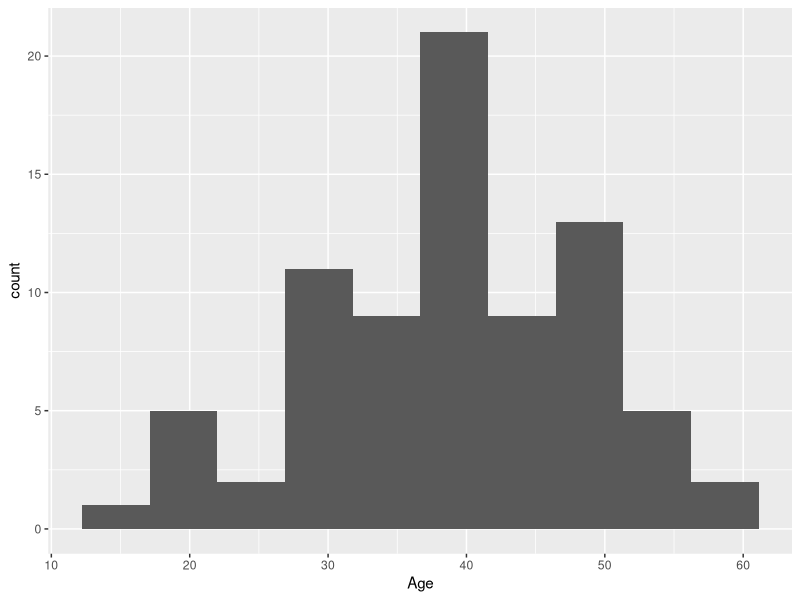
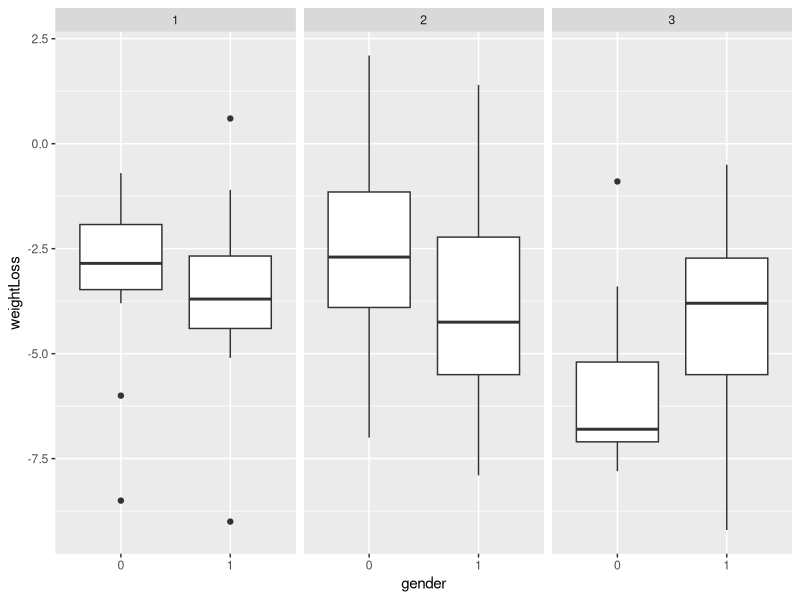
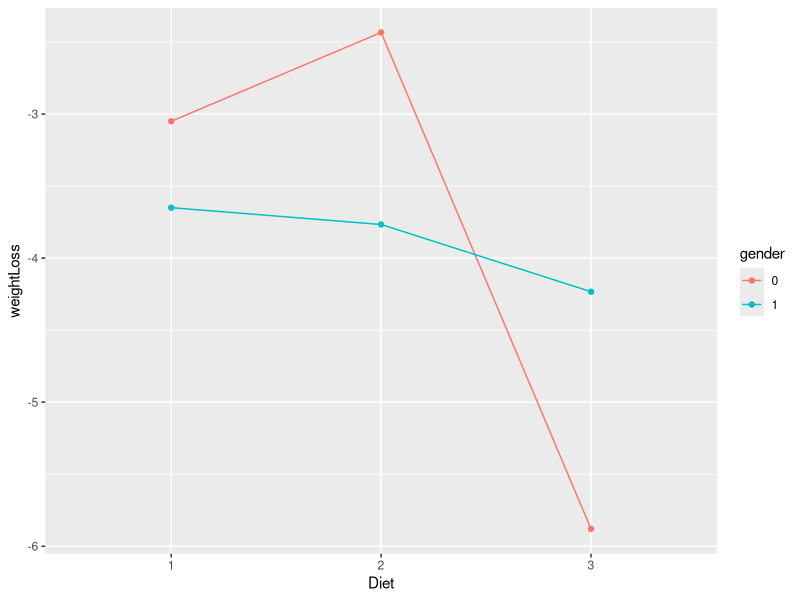

R code for these plots, in order:
## ---- chunk 1
library(tidyverse)
diet <- readr::read_csv('diet.csv')
head(diet)
## ---- chunk 2
diet <- diet %>% dplyr::mutate(weightLoss = weight6weeks - pre.weight) %>% dplyr::mutate(gender = as.factor(gender)) %>% dplyr::mutate(Diet = as.factor(Diet))
head(diet)
## ---- chunk 3
table(diet$Age)
## ---- chunk 4
quantile(diet$Age)
## ---- chunk 5
ggplot(diet, aes(x=Age)) + geom_histogram(bins = 10)
## ---- chunk 6
diet <- diet %>% dplyr::mutate(ageGrp = cut(Age, breaks=c(15,35,45,60)))
head(diet)
## ---- chunk 7
table(diet$ageGrp)
## ---- chunk 8
ggplot(diet, aes(x=gender, y=weightLoss)) + geom_boxplot() + facet_wrap(~Diet)
## ---- chunk 9
ggplot(diet, aes(x=Diet, y=weightLoss, color=gender, group=gender)) + stat_summary(fun=mean, geom = 'point') + stat_summary(fun=mean, geom='line')
## ---- chunk 10
summary(aov(weightLoss ~ Diet*ageGrp*gender, data=diet))
## ---- chunk 11
halo <- readr::read_table('halo1.dat', col_names = c('essay_quality', 'attractiveness', 'score'))
halo <- halo %>% dplyr::mutate(essay_quality = as.factor(essay_quality)) %>% dplyr::mutate(attractiveness = as.factor(essay_quality))
head(halo)
